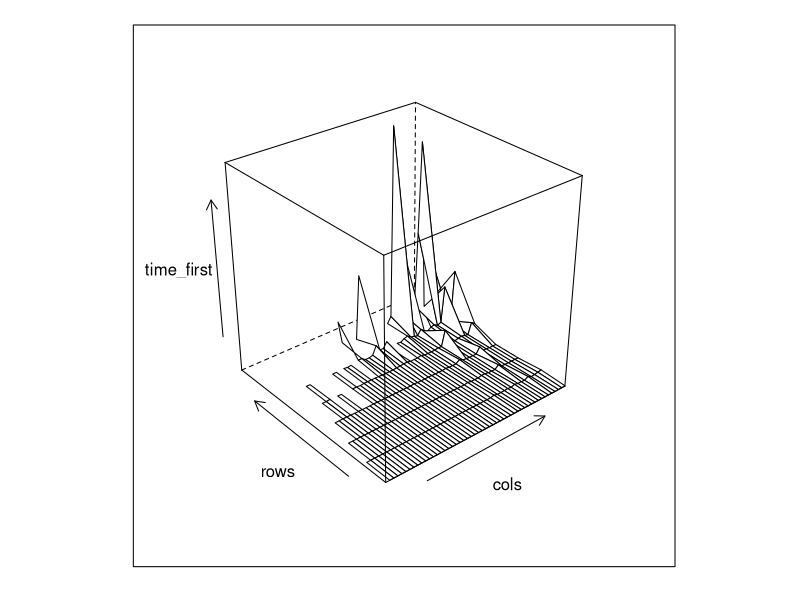
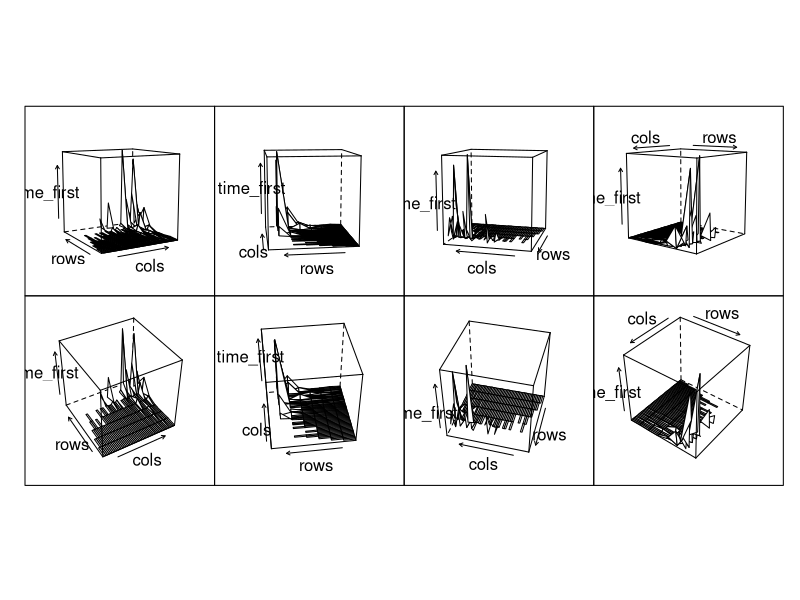

Recreate these plots in R, in order.
library(lattice)

data <- read.csv(file="benchmark1_results.csv", sep=" ")
print(data)

rows <- data[1]
cols <- data[2]
time_first <- data[4]

print(rows)
print(cols)
print(time_first)

wireframe(time_first ~ cols * rows, data=data)

p <- wireframe(time_first ~ cols * rows, data=data)
npanel <- c(4, 2)
rotx <- c(-50, -80)
rotz <- seq(30, 300, length = npanel[1]+1)
update(p[rep(1, prod(npanel))], layout = npanel,
    panel = function(..., screen) {
        panel.wireframe(..., screen = list(z = rotz[current.column()],
                                           x = rotx[current.row()]))
    })
